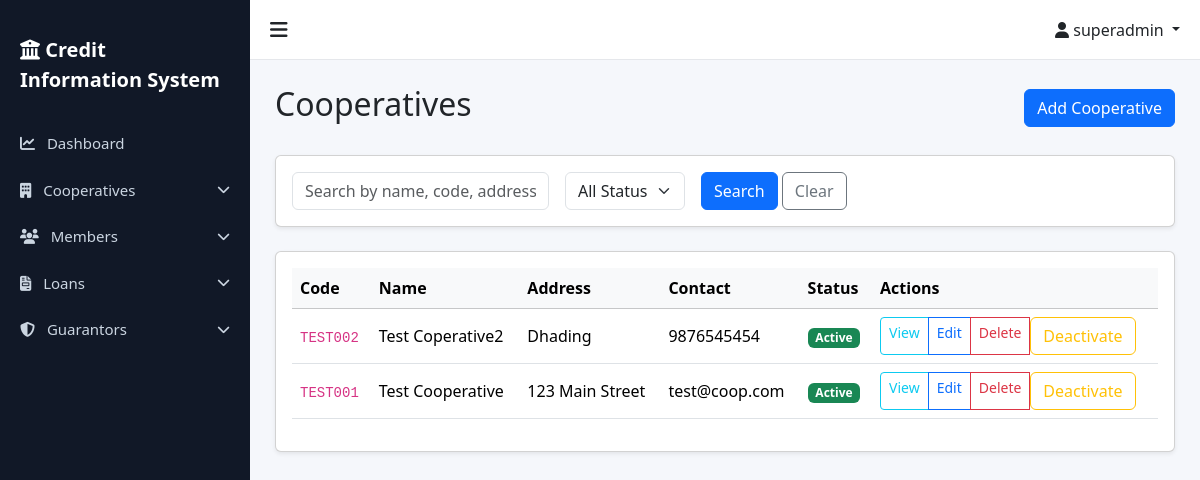
Page /cooperatives/ (signed in) on the committed database.
### accounts/models.py (models this page shows, shortened)
class User(AbstractUser):
    ROLE_CHOICES = (
        ('superadmin', 'Super Admin'),
        ('admin', 'Admin'),
        ('staff', 'Staff'),
    )
    role = models.CharField(max_length=20, choices=ROLE_CHOICES, default='staff')
    cooperative = models.ForeignKey(
        'cooperatives.Cooperative',
        on_delete=models.SET_NULL,
        null=True,
        blank=True,
        related_name='users',
        help_text="Null for Super Admin users"
    )
    is_first_login = models.BooleanField(default=True)
    class Meta:
        ordering = ['-date_joined']
        indexes = [
            models.Index(fields=['role']),
            models.Index(fields=['cooperative']),
        ]
    def is_superadmin(self):
        return self.role == 'superadmin'
    def is_admin(self):
        return self.role == 'admin'
    def is_staff_user(self):
        return self.role == 'staff'

### cooperatives/models.py (models this page shows, shortened)
class Cooperative(models.Model):
    STATUS_CHOICES = (
        ('active', 'Active'),
        ('inactive', 'Inactive'),
    )
    name = models.CharField(max_length=255)
    code = models.CharField(max_length=50, unique=True)
    address = models.TextField()
    contact = models.CharField(max_length=255)  # Can contain phone/email
    status = models.CharField(max_length=20, choices=STATUS_CHOICES, default='active')
    created_at = models.DateTimeField(auto_now_add=True)
    updated_at = models.DateTimeField(auto_now=True)
    class Meta:
        ordering = ['-created_at']
        verbose_name_plural = 'Cooperatives'

### cooperatives/views.py (the view, shortened to what this page needs)
# urls.py: path('', views.CooperativeListView.as_view(), name='list'),
class CooperativeListView(StaffOrAdminMixin, CooperativeAccessMixin, ListView):
    model = Cooperative
    template_name = 'cooperatives/cooperative_list.html'
    context_object_name = 'cooperatives'
    paginate_by = 10
    def get_queryset(self):
        qs = super().get_queryset()
        search_query = self.request.GET.get('search', '')
        status_filter = self.request.GET.get('status', '').strip()
        if status_filter:
            qs = qs.filter(status__iexact=status_filter)
        return qs
    def get_context_data(self, **kwargs):
        context = super().get_context_data(**kwargs)
        context['search_query'] = self.request.GET.get('search', '')
        context['status_filter'] = self.request.GET.get('status', '')
        return context

### accounts/permissions.py (called while the page is built, shortened)
    def test_func(self):
        return self.request.user.is_authenticated and (
            self.request.user.is_staff_user() or
            self.request.user.is_admin() or
            self.request.user.is_superadmin()
        )

    def get_queryset(self):
        queryset = super().get_queryset()
        if self.request.user.is_superadmin():
            return queryset

    def get_context_data(self, **kwargs):
        context = super().get_context_data(**kwargs)
        if not self.request.user.is_superadmin() and self.request.user.cooperative:
            context['user_cooperative'] = self.request.user.cooperative
        return context

### templates/cooperatives/cooperative_list.html (shortened to what this page needs)
{% extends 'base.html' %}
{% block content %}
<div class="d-flex justify-content-between align-items-center mb-4">
    <h2>Cooperatives</h2>
    <a href="{% url 'cooperatives:create' %}" class="btn btn-primary">Add Cooperative</a>
</div>
<div class="card shadow-sm mb-4">
    <div class="card-body">
        <form method="get" class="row row-cols-lg-auto g-3 align-items-center">
            <div class="col-12">
                <input type="text" name="search" class="form-control"
                    placeholder="Search by name, code, address, contact..." value="{{ search_query }}">
            </div>
           <div class="col-12">
            <select name="status" class="form-select">
                <option value="">All Status</option>
            </select>
           </div>
            <div class="col-12">
                <button type="submit" class="btn btn-primary">Search</button>
                <a href="{% url 'cooperatives:list' %}" class="btn btn-outline-secondary">Clear</a>
            </div>
        </form>
    </div>
</div>
<div class="card shadow-sm">
    <div class="card-body">
        <div class="table-responsive">
            <table class="table table-hover align-middle">
                <thead class="table-light">
                    <tr>
                        <th>Code</th>
                        <th>Name</th>
                        <th>Address</th>
                        <th>Contact</th>
                        <th>Status</th>
                        <th>Actions</th>
                    </tr>
                </thead>
                <tbody>
                    {% for coop in cooperatives %}
                    <tr>
                        <td><code>{{ coop.code }}</code></td>
                        <td>{{ coop.name }}</td>
                        <td>{{ coop.address }}</td>
                        <td>{{ coop.contact }}</td>
                        <td>
                            <span
                                class="badge {% if coop.status == 'active' %}bg-success{% else %}bg-secondary{% endif %}">
                                {{ coop.get_status_display }}
                            </span>
                        </td>
                        <td>
                            <div class="btn-group btn-group-sm" role="group">
                                <a href="{% url 'cooperatives:detail' coop.pk %}" class="btn btn-outline-info"
                                    title="View details">View</a>
                                {% if user.is_superadmin %}
                                <a href="{% url 'cooperatives:edit' coop.pk %}" class="btn btn-outline-primary"
                                    title="Edit">Edit</a>
                                <a href="{% url 'cooperatives:delete' coop.pk %}" class="btn btn-outline-danger"
                                    title="Delete">Delete</a>
                                <form action="{% url 'cooperatives:toggle_status' coop.pk %}" method="post"
                                    class="d-inline">
                                    <button type="submit" class="btn btn-outline-warning" title="Toggle Status">
                                        {% if coop.status == 'active' %}Deactivate{% else %}Activate{% endif %}
                                    </button>
                                </form>
                                {% endif %}
                            </div>
                        </td>
                    </tr>
                    {% empty %}
                    <tr>
                        <td colspan="6" class="text-center py-4">No cooperatives found.</td>
                    </tr>
                    {% endfor %}
                </tbody>
            </table>
        </div>
    </div>
</div>
{% endblock %}

### templates/base.html (shortened to what this page needs)
{% load static %}
<!DOCTYPE html>
<html lang="en">
<head>
    <link href="https://cdn.jsdelivr.net/npm/bootstrap@5.3.2/dist/css/bootstrap.min.css" rel="stylesheet">
    <link rel="stylesheet" href="https://cdnjs.cloudflare.com/ajax/libs/font-awesome/6.5.0/css/all.min.css">
    <link href="https://cdn.jsdelivr.net/npm/select2@4.1.0-rc.0/dist/css/select2.min.css" rel="stylesheet" />
    <link href="https://cdn.jsdelivr.net/npm/select2-bootstrap-5-theme@1.3.0/dist/select2-bootstrap-5-theme.min.css"
        rel="stylesheet" />
</head>
<body>
    {% if user.is_authenticated %}
    <div id="sidebar" class="sidebar">
        <div class="sidebar-brand">
            <i class="fa-solid fa-building-columns"></i> Credit Information System
        </div>
        <a href="{% url 'accounts:dashboard' %}">
            <i class="fa-solid fa-chart-line me-2"></i> Dashboard
        </a>
        {% if user.is_superadmin %}
        <a href="#cooperativesMenu" data-bs-toggle="collapse" role="button" aria-expanded="false"
            aria-controls="cooperativesMenu" class="d-flex justify-content-between align-items-center">
            <span><i class="fa-solid fa-building me-2"></i> Cooperatives</span>
            <i class="fa-solid fa-chevron-down small"></i>
        </a>
        {% elif user.cooperative %}
        <a href="{% url 'cooperatives:detail' user.cooperative.pk %}">
            <i class="fa-solid fa-handshake me-2"></i> My Cooperative
        </a>
        {% endif %}
        <a href="#membersMenu" data-bs-toggle="collapse" role="button" aria-expanded="false" aria-controls="membersMenu"
            class="d-flex justify-content-between align-items-center">
            <span><i class="fa-solid fa-users me-2"></i> Members</span>
            <i class="fa-solid fa-chevron-down small"></i>
        </a>
        <a href="#loansMenu" data-bs-toggle="collapse" role="button" aria-expanded="false" aria-controls="loansMenu"
            class="d-flex justify-content-between align-items-center">
            <span><i class="fa-solid fa-file-invoice me-2"></i> Loans</span>
            <i class="fa-solid fa-chevron-down small"></i>
        </a>
        <a href="#guarantorsMenu" data-bs-toggle="collapse" role="button" aria-expanded="false"
            aria-controls="guarantorsMenu" class="d-flex justify-content-between align-items-center">
            <span><i class="fa-solid fa-shield-halved me-2"></i> Guarantors</span>
            <i class="fa-solid fa-chevron-down small"></i>
        </a>
    </div>
    {% endif %}
    <div id="mainContent" class="{% if user.is_authenticated %}main-content{% else %}container-fluid{% endif %}">
        {% if user.is_authenticated %}
        <div class="topbar">
            <div class="toggle-btn" onclick="toggleSidebar()">
                <i class="fa-solid fa-bars"></i>
            </div>
            <div>
                <div class="dropdown">
                    <a class="dropdown-toggle text-dark text-decoration-none" href="#" role="button"
                        data-bs-toggle="dropdown">
                        <i class="fa-solid fa-user"></i>
                        {{ user.username }}
                    </a>
                </div>
            </div>
        </div>
        {% endif %}
        <div class="page-content">
            {% block content %}
            {% endblock %}
        </div>
    </div>
</body>
</html>

### templates/base.html (style rules this page uses)
body { overflow-x: hidden; background: #f5f7fb; }
.sidebar { height: 100vh; width: 250px; position: fixed; top: 0; left: 0; background: #111827; padding-top: 20px; transition: all 0.3s; }
.sidebar a { color: #cbd5e1; padding: 12px 20px; display: block; text-decoration: none; font-size: 15px; }
.sidebar-brand { color: #fff; font-size: 20px; font-weight: 600; padding: 15px 20px; margin-bottom: 10px; }
.main-content { margin-left: 250px; transition: all 0.3s; }
.topbar { height: 60px; background: #fff; border-bottom: 1px solid #e5e7eb; display: flex; align-items: center; justify-content: space-between; padding: 0 20px; }
.toggle-btn { font-size: 20px; cursor: pointer; }
.page-content { padding: 25px; }

### rows in the picture
User: username "superadmin"
Cooperative: code "TEST002", name "Test Coperative2", address "Dhading", contact "9876545454", status "Active", shows "Deactivate"
Cooperative: code "TEST001", name "Test Cooperative", address "123 Main Street", contact "test@coop.com", status "Active", shows "Deactivate"
